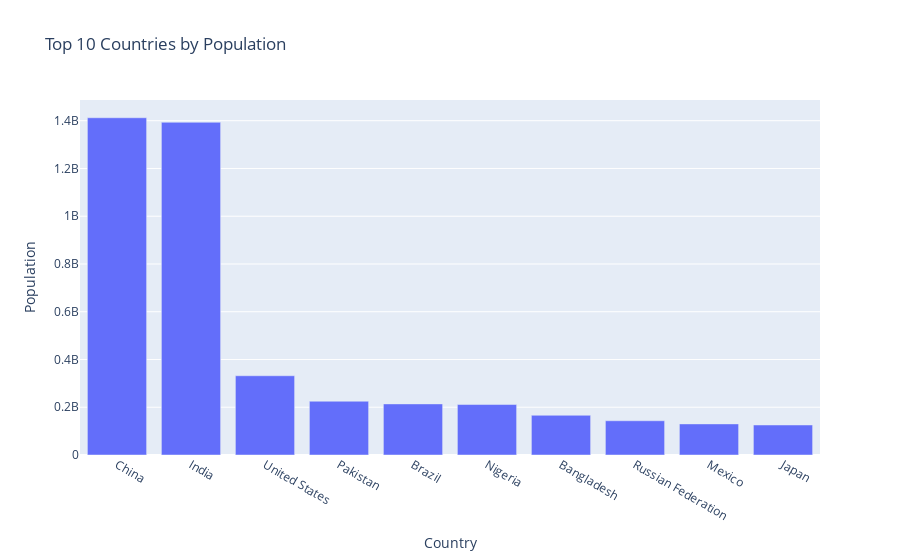

This figure's notebook cell:
### Code cell
fig = px.bar(top_10_countries, x='Country Name', y='population', title='Top 10 Countries by Population', labels={'population': 'Population', 'Country Name': 'Country'})
fig.show()

### Figure 1 — Plotly figure (JSON) as saved in the notebook; plotly's stock layout.template omitted (floating-point values rounded to 4 significant figures)
{"data": [{"alignmentgroup": "True", "hovertemplate": "Country=%{x}<br>Population=%{y}<extra></extra>", "legendgroup": "", "marker": {"color": "#636efa", "pattern": {"shape": ""}}, "name": "", "offsetgroup": "", "orientation": "v", "showlegend": false, "textposition": "auto", "type": "bar", "x": ["China", "India", "United States", "Pakistan", "Brazil", "Nigeria", "Bangladesh", "Russian Federation", "Mexico", "Japan"], "xaxis": "x", "y": [1412360000, 1393409033, 331893745, 225199929, 213993441, 211400704, 166303494, 143446060, 130262220, 125681593], "yaxis": "y"}], "layout": {"autosize": true, "barmode": "relative", "dragmode": "pan", "legend": {"tracegroupgap": 0}, "title": {"text": "Top 10 Countries by Population"}, "xaxis": {"anchor": "y", "autorange": true, "domain": [0, 1], "range": [-0.5, 9.5], "title": {"text": "Country"}, "type": "category"}, "yaxis": {"anchor": "x", "autorange": true, "domain": [0, 1], "range": [0, 1487000000.0], "title": {"text": "Population"}, "type": "linear"}}}
